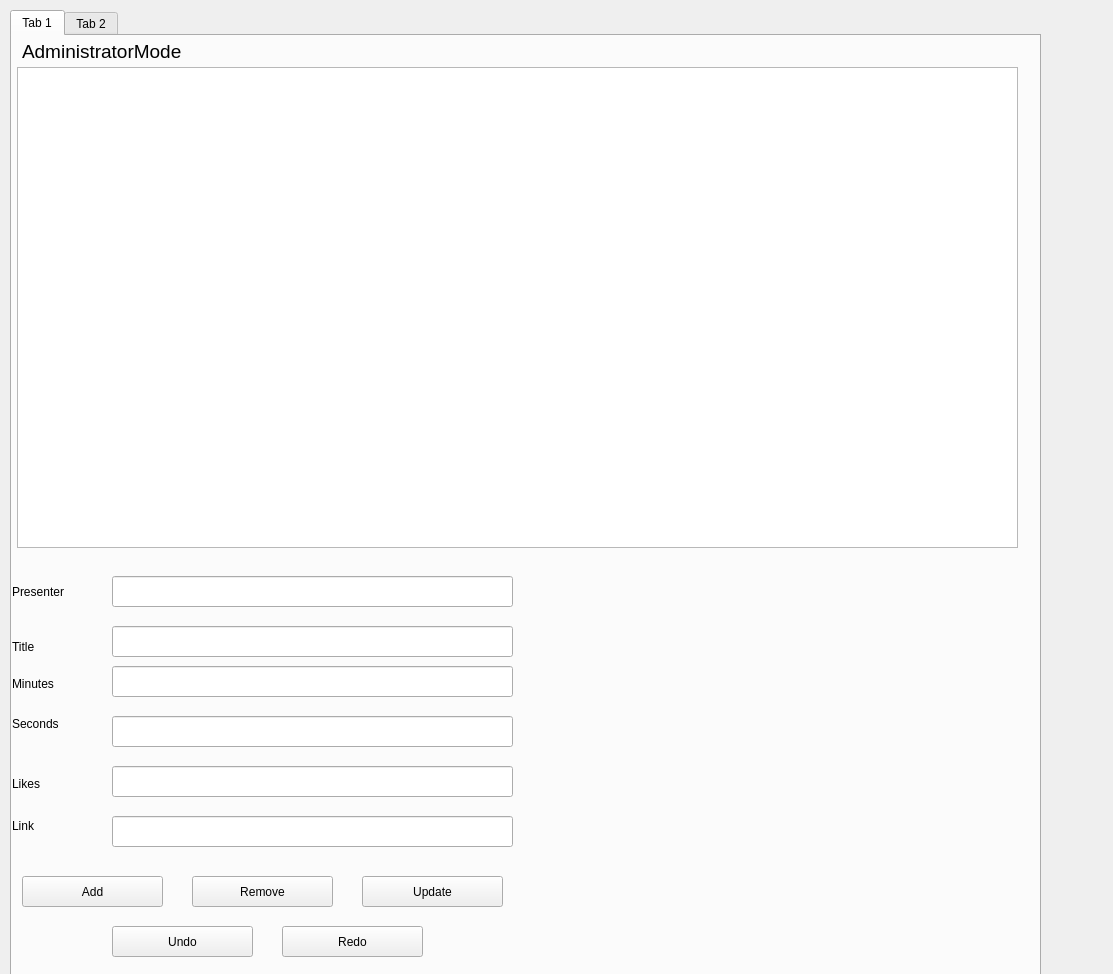
<?xml version="1.0" encoding="UTF-8"?>
<ui version="4.0">
 <class>gui2</class>
 <widget class="QWidget" name="gui2">
  <property name="geometry">
   <rect>
    <x>0</x>
    <y>0</y>
    <width>1113</width>
    <height>974</height>
   </rect>
  </property>
  <property name="windowTitle">
   <string>gui2</string>
  </property>
  <widget class="QTabWidget" name="tabWidget">
   <property name="geometry">
    <rect>
     <x>10</x>
     <y>10</y>
     <width>1031</width>
     <height>981</height>
    </rect>
   </property>
   <property name="currentIndex">
    <number>0</number>
   </property>
   <widget class="QWidget" name="tab">
    <attribute name="title">
     <string>Tab 1</string>
    </attribute>
    <widget class="QLabel" name="Tutorials">
     <property name="geometry">
      <rect>
       <x>10</x>
       <y>0</y>
       <width>471</width>
       <height>31</height>
      </rect>
     </property>
     <property name="font">
      <font>
       <pointsize>14</pointsize>
       <weight>50</weight>
       <bold>false</bold>
      </font>
     </property>
     <property name="text">
      <string>AdministratorMode</string>
     </property>
    </widget>
    <widget class="QLineEdit" name="titleLineEdit_2">
     <property name="geometry">
      <rect>
       <x>100</x>
       <y>590</y>
       <width>401</width>
       <height>31</height>
      </rect>
     </property>
    </widget>
    <widget class="QLabel" name="label_3">
     <property name="geometry">
      <rect>
       <x>0</x>
       <y>600</y>
       <width>51</width>
       <height>21</height>
      </rect>
     </property>
     <property name="text">
      <string>Title</string>
     </property>
    </widget>
    <widget class="QLineEdit" name="minLineEdit">
     <property name="geometry">
      <rect>
       <x>100</x>
       <y>630</y>
       <width>401</width>
       <height>31</height>
      </rect>
     </property>
    </widget>
    <widget class="QLabel" name="label_4">
     <property name="geometry">
      <rect>
       <x>0</x>
       <y>640</y>
       <width>71</width>
       <height>16</height>
      </rect>
     </property>
     <property name="text">
      <string>Minutes</string>
     </property>
    </widget>
    <widget class="QLabel" name="label_5">
     <property name="geometry">
      <rect>
       <x>0</x>
       <y>680</y>
       <width>71</width>
       <height>16</height>
      </rect>
     </property>
     <property name="text">
      <string>Seconds</string>
     </property>
    </widget>
    <widget class="QLineEdit" name="secLineEdit">
     <property name="geometry">
      <rect>
       <x>100</x>
       <y>680</y>
       <width>401</width>
       <height>31</height>
      </rect>
     </property>
    </widget>
    <widget class="QLineEdit" name="likesLineEdit">
     <property name="geometry">
      <rect>
       <x>100</x>
       <y>730</y>
       <width>401</width>
       <height>31</height>
      </rect>
     </property>
    </widget>
    <widget class="QLabel" name="label_6">
     <property name="geometry">
      <rect>
       <x>0</x>
       <y>740</y>
       <width>61</width>
       <height>16</height>
      </rect>
     </property>
     <property name="text">
      <string>Likes</string>
     </property>
    </widget>
    <widget class="QLineEdit" name="linkLineEdit">
     <property name="geometry">
      <rect>
       <x>100</x>
       <y>780</y>
       <width>401</width>
       <height>31</height>
      </rect>
     </property>
    </widget>
    <widget class="QLabel" name="label_7">
     <property name="geometry">
      <rect>
       <x>0</x>
       <y>780</y>
       <width>61</width>
       <height>20</height>
      </rect>
     </property>
     <property name="text">
      <string>Link</string>
     </property>
    </widget>
    <widget class="QPushButton" name="addButton">
     <property name="geometry">
      <rect>
       <x>10</x>
       <y>840</y>
       <width>141</width>
       <height>31</height>
      </rect>
     </property>
     <property name="text">
      <string>Add</string>
     </property>
    </widget>
    <widget class="QPushButton" name="removeButton">
     <property name="geometry">
      <rect>
       <x>180</x>
       <y>840</y>
       <width>141</width>
       <height>31</height>
      </rect>
     </property>
     <property name="text">
      <string>Remove</string>
     </property>
    </widget>
    <widget class="QPushButton" name="updateButton">
     <property name="geometry">
      <rect>
       <x>350</x>
       <y>840</y>
       <width>141</width>
       <height>31</height>
      </rect>
     </property>
     <property name="text">
      <string>Update</string>
     </property>
    </widget>
    <widget class="QPushButton" name="undoButton">
     <property name="geometry">
      <rect>
       <x>100</x>
       <y>890</y>
       <width>141</width>
       <height>31</height>
      </rect>
     </property>
     <property name="text">
      <string>Undo</string>
     </property>
     <property name="shortcut">
      <string>Ctrl+Z</string>
     </property>
    </widget>
    <widget class="QPushButton" name="redoButton">
     <property name="geometry">
      <rect>
       <x>270</x>
       <y>890</y>
       <width>141</width>
       <height>31</height>
      </rect>
     </property>
     <property name="text">
      <string>Redo</string>
     </property>
     <property name="shortcut">
      <string>Ctrl+Y</string>
     </property>
    </widget>
    <widget class="QLineEdit" name="presenterLineEdit">
     <property name="geometry">
      <rect>
       <x>100</x>
       <y>540</y>
       <width>401</width>
       <height>31</height>
      </rect>
     </property>
    </widget>
    <widget class="QLabel" name="label_2">
     <property name="geometry">
      <rect>
       <x>0</x>
       <y>540</y>
       <width>71</width>
       <height>31</height>
      </rect>
     </property>
     <property name="text">
      <string>Presenter</string>
     </property>
    </widget>
    <widget class="QListWidget" name="tutorialView">
     <property name="geometry">
      <rect>
       <x>5</x>
       <y>31</y>
       <width>1001</width>
       <height>481</height>
      </rect>
     </property>
    </widget>
   </widget>
   <widget class="QWidget" name="tab_2">
    <attribute name="title">
     <string>Tab 2</string>
    </attribute>
    <widget class="QLabel" name="label">
     <property name="geometry">
      <rect>
       <x>0</x>
       <y>0</y>
       <width>511</width>
       <height>31</height>
      </rect>
     </property>
     <property name="font">
      <font>
       <pointsize>14</pointsize>
       <weight>50</weight>
       <bold>false</bold>
      </font>
     </property>
     <property name="text">
      <string>UserMode</string>
     </property>
    </widget>
    <widget class="QTableView" name="watchlistView">
     <property name="geometry">
      <rect>
       <x>0</x>
       <y>30</y>
       <width>991</width>
       <height>511</height>
      </rect>
     </property>
    </widget>
    <widget class="QLabel" name="label_8">
     <property name="geometry">
      <rect>
       <x>0</x>
       <y>560</y>
       <width>71</width>
       <height>31</height>
      </rect>
     </property>
     <property name="text">
      <string>Presenter</string>
     </property>
    </widget>
    <widget class="QLineEdit" name="presenterFilter">
     <property name="geometry">
      <rect>
       <x>60</x>
       <y>560</y>
       <width>401</width>
       <height>31</height>
      </rect>
     </property>
    </widget>
    <widget class="QPushButton" name="searchButton">
     <property name="geometry">
      <rect>
       <x>520</x>
       <y>560</y>
       <width>141</width>
       <height>31</height>
      </rect>
     </property>
     <property name="text">
      <string>Search</string>
     </property>
    </widget>
    <widget class="QLabel" name="label_9">
     <property name="geometry">
      <rect>
       <x>0</x>
       <y>620</y>
       <width>141</width>
       <height>20</height>
      </rect>
     </property>
     <property name="font">
      <font>
       <pointsize>12</pointsize>
      </font>
     </property>
     <property name="text">
      <string>Presenter:</string>
     </property>
    </widget>
    <widget class="QLabel" name="presenterLabel">
     <property name="geometry">
      <rect>
       <x>130</x>
       <y>610</y>
       <width>511</width>
       <height>41</height>
      </rect>
     </property>
     <property name="palette">
      <palette>
       <active>
        <colorrole role="WindowText">
         <brush brushstyle="SolidPattern">
          <color alpha="255">
           <red>170</red>
           <green>0</green>
           <blue>0</blue>
          </color>
         </brush>
        </colorrole>
       </active>
       <inactive>
        <colorrole role="WindowText">
         <brush brushstyle="SolidPattern">
          <color alpha="255">
           <red>170</red>
           <green>0</green>
           <blue>0</blue>
          </color>
         </brush>
        </colorrole>
       </inactive>
       <disabled>
        <colorrole role="WindowText">
         <brush brushstyle="SolidPattern">
          <color alpha="255">
           <red>120</red>
           <green>120</green>
           <blue>120</blue>
          </color>
         </brush>
        </colorrole>
       </disabled>
      </palette>
     </property>
     <property name="font">
      <font>
       <family>Trebuchet MS</family>
       <pointsize>12</pointsize>
       <weight>75</weight>
       <italic>true</italic>
       <bold>true</bold>
      </font>
     </property>
     <property name="text">
      <string>No tutorial Selected</string>
     </property>
    </widget>
    <widget class="QLabel" name="label_10">
     <property name="geometry">
      <rect>
       <x>0</x>
       <y>660</y>
       <width>91</width>
       <height>20</height>
      </rect>
     </property>
     <property name="font">
      <font>
       <pointsize>12</pointsize>
      </font>
     </property>
     <property name="text">
      <string>Title:</string>
     </property>
    </widget>
    <widget class="QLabel" name="titlelabel">
     <property name="geometry">
      <rect>
       <x>130</x>
       <y>650</y>
       <width>461</width>
       <height>41</height>
      </rect>
     </property>
     <property name="palette">
      <palette>
       <active>
        <colorrole role="WindowText">
         <brush brushstyle="SolidPattern">
          <color alpha="255">
           <red>170</red>
           <green>0</green>
           <blue>0</blue>
          </color>
         </brush>
        </colorrole>
       </active>
       <inactive>
        <colorrole role="WindowText">
         <brush brushstyle="SolidPattern">
          <color alpha="255">
           <red>170</red>
           <green>0</green>
           <blue>0</blue>
          </color>
         </brush>
        </colorrole>
       </inactive>
       <disabled>
        <colorrole role="WindowText">
         <brush brushstyle="SolidPattern">
          <color alpha="255">
           <red>120</red>
           <green>120</green>
           <blue>120</blue>
          </color>
         </brush>
        </colorrole>
       </disabled>
      </palette>
     </property>
     <property name="font">
      <font>
       <family>Trebuchet MS</family>
       <pointsize>12</pointsize>
       <weight>75</weight>
       <italic>true</italic>
       <bold>true</bold>
      </font>
     </property>
     <property name="text">
      <string>No tutorial Selected</string>
     </property>
    </widget>
    <widget class="QLabel" name="label_12">
     <property name="geometry">
      <rect>
       <x>0</x>
       <y>700</y>
       <width>121</width>
       <height>20</height>
      </rect>
     </property>
     <property name="font">
      <font>
       <pointsize>12</pointsize>
      </font>
     </property>
     <property name="text">
      <string>Duration:</string>
     </property>
    </widget>
    <widget class="QLabel" name="durationLabel">
     <property name="geometry">
      <rect>
       <x>130</x>
       <y>700</y>
       <width>301</width>
       <height>20</height>
      </rect>
     </property>
     <property name="palette">
      <palette>
       <active>
        <colorrole role="WindowText">
         <brush brushstyle="SolidPattern">
          <color alpha="255">
           <red>170</red>
           <green>0</green>
           <blue>0</blue>
          </color>
         </brush>
        </colorrole>
       </active>
       <inactive>
        <colorrole role="WindowText">
         <brush brushstyle="SolidPattern">
          <color alpha="255">
           <red>170</red>
           <green>0</green>
           <blue>0</blue>
          </color>
         </brush>
        </colorrole>
       </inactive>
       <disabled>
        <colorrole role="WindowText">
         <brush brushstyle="SolidPattern">
          <color alpha="255">
           <red>120</red>
           <green>120</green>
           <blue>120</blue>
          </color>
         </brush>
        </colorrole>
       </disabled>
      </palette>
     </property>
     <property name="font">
      <font>
       <family>Trebuchet MS</family>
       <pointsize>12</pointsize>
       <weight>75</weight>
       <italic>true</italic>
       <bold>true</bold>
      </font>
     </property>
     <property name="text">
      <string>No tutorial Selected</string>
     </property>
    </widget>
    <widget class="QLabel" name="label_13">
     <property name="geometry">
      <rect>
       <x>0</x>
       <y>740</y>
       <width>121</width>
       <height>20</height>
      </rect>
     </property>
     <property name="font">
      <font>
       <pointsize>12</pointsize>
      </font>
     </property>
     <property name="text">
      <string>No. Likes:</string>
     </property>
    </widget>
    <widget class="QLabel" name="noLikesLabel_2">
     <property name="geometry">
      <rect>
       <x>130</x>
       <y>740</y>
       <width>261</width>
       <height>20</height>
      </rect>
     </property>
     <property name="palette">
      <palette>
       <active>
        <colorrole role="WindowText">
         <brush brushstyle="SolidPattern">
          <color alpha="255">
           <red>170</red>
           <green>0</green>
           <blue>0</blue>
          </color>
         </brush>
        </colorrole>
       </active>
       <inactive>
        <colorrole role="WindowText">
         <brush brushstyle="SolidPattern">
          <color alpha="255">
           <red>170</red>
           <green>0</green>
           <blue>0</blue>
          </color>
         </brush>
        </colorrole>
       </inactive>
       <disabled>
        <colorrole role="WindowText">
         <brush brushstyle="SolidPattern">
          <color alpha="255">
           <red>120</red>
           <green>120</green>
           <blue>120</blue>
          </color>
         </brush>
        </colorrole>
       </disabled>
      </palette>
     </property>
     <property name="font">
      <font>
       <family>Trebuchet MS</family>
       <pointsize>12</pointsize>
       <weight>75</weight>
       <italic>true</italic>
       <bold>true</bold>
      </font>
     </property>
     <property name="text">
      <string>No tutorial Selected</string>
     </property>
    </widget>
    <widget class="QLabel" name="label_11">
     <property name="geometry">
      <rect>
       <x>0</x>
       <y>780</y>
       <width>101</width>
       <height>20</height>
      </rect>
     </property>
     <property name="font">
      <font>
       <pointsize>12</pointsize>
      </font>
     </property>
     <property name="text">
      <string>Link:</string>
     </property>
    </widget>
    <widget class="QLabel" name="linkLabel">
     <property name="geometry">
      <rect>
       <x>130</x>
       <y>770</y>
       <width>551</width>
       <height>41</height>
      </rect>
     </property>
     <property name="palette">
      <palette>
       <active>
        <colorrole role="WindowText">
         <brush brushstyle="SolidPattern">
          <color alpha="255">
           <red>170</red>
           <green>0</green>
           <blue>0</blue>
          </color>
         </brush>
        </colorrole>
       </active>
       <inactive>
        <colorrole role="WindowText">
         <brush brushstyle="SolidPattern">
          <color alpha="255">
           <red>170</red>
           <green>0</green>
           <blue>0</blue>
          </color>
         </brush>
        </colorrole>
       </inactive>
       <disabled>
        <colorrole role="WindowText">
         <brush brushstyle="SolidPattern">
          <color alpha="255">
           <red>120</red>
           <green>120</green>
           <blue>120</blue>
          </color>
         </brush>
        </colorrole>
       </disabled>
      </palette>
     </property>
     <property name="font">
      <font>
       <family>Trebuchet MS</family>
       <pointsize>12</pointsize>
       <weight>75</weight>
       <italic>true</italic>
       <bold>true</bold>
      </font>
     </property>
     <property name="text">
      <string>No tutorial Selected</string>
     </property>
    </widget>
    <widget class="QPushButton" name="viewWatchlistButton">
     <property name="geometry">
      <rect>
       <x>0</x>
       <y>840</y>
       <width>141</width>
       <height>31</height>
      </rect>
     </property>
     <property name="text">
      <string>View watchlist</string>
     </property>
    </widget>
    <widget class="QPushButton" name="addButton_4">
     <property name="geometry">
      <rect>
       <x>170</x>
       <y>840</y>
       <width>141</width>
       <height>31</height>
      </rect>
     </property>
     <property name="text">
      <string>Add to watchlist</string>
     </property>
    </widget>
    <widget class="QPushButton" name="removeWatchlistButton">
     <property name="geometry">
      <rect>
       <x>340</x>
       <y>840</y>
       <width>171</width>
       <height>31</height>
      </rect>
     </property>
     <property name="text">
      <string>Remove from watchlist</string>
     </property>
    </widget>
    <widget class="QPushButton" name="nextButton">
     <property name="geometry">
      <rect>
       <x>540</x>
       <y>840</y>
       <width>141</width>
       <height>31</height>
      </rect>
     </property>
     <property name="text">
      <string>Next</string>
     </property>
    </widget>
   </widget>
  </widget>
 </widget>
 <resources/>
 <connections/>
</ui>
